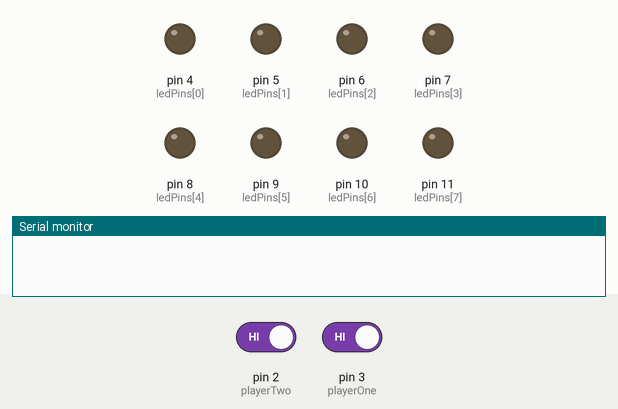
Simulated run of this sketch. Board: Arduino Uno, built with avr-gcc and run on an emulated ATmega328P. Parts: output pins drawn as LEDs (lit = HIGH), the last lines printed to the serial monitor. Inputs (shaded band) come from the test bench; at power-on: pin 2 (playerTwo) HIGH, pin 3 (playerOne) HIGH.

Above: at 1.2 s.
1.3 s: pin 2 (playerTwo) driven LOW
At 2.2 s:
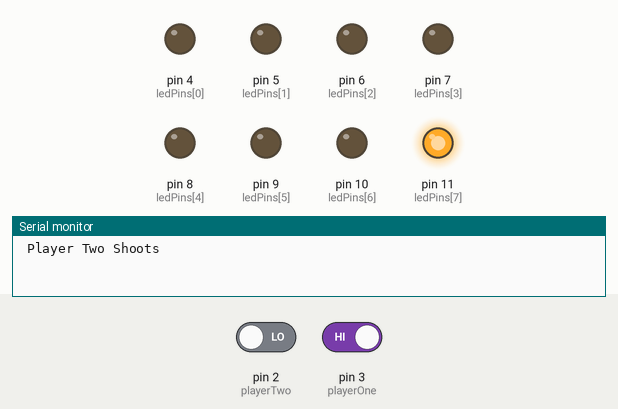
2.8 s: pin 3 (playerOne) driven LOW
At 3.4 s:
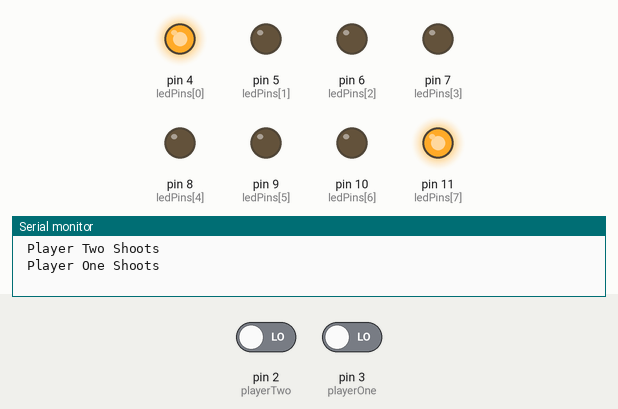
Timing chart, 0 to 16.5 s (numbered marks = the images above; inputs shaded):
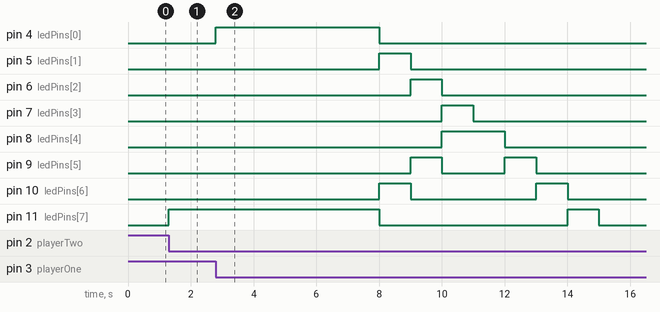

Measured:
- after the input at 1.3 s, pin 11 (ledPins[7]): LOW → HIGH at once
- by itself, pin 10 (ledPins[6]): alternates HIGH for 1.0 s and LOW for 4.0 s

The sketch:

Game_of_Lights.ino
```cpp
#define playerOne 3
#define playerTwo 2
#define runDelay 1000
#define numPins 8
#define debounceDelay 20


const int ledPins[] = {4, 5, 6, 7, 8, 9, 10, 11};
volatile int bullets[] = {0, 0, 0, 0, 0, 0, 0, 0};

bool oneHit = false;
bool twoHit = false;

volatile bool shootOne = false;
volatile bool shootTwo = false;


void setup() {
  // put your setup code here, to run once:

  Serial.begin(9600);

  for(int i = 0; i < numPins; i++)
    pinMode(ledPins[i], OUTPUT);

  pinMode(playerOne, INPUT);
  pinMode(playerOne, INPUT);

  //Diagnostics();// Run this function to diagnose your circuit

  attachInterrupt(digitalPinToInterrupt(playerOne), ShootOne , FALLING);
  attachInterrupt(digitalPinToInterrupt(playerTwo), ShootTwo , FALLING);

}

void loop() {
  // put your main code here, to run repeatedly:
  FirstGameLoop();

}


void FirstGameLoop(){
  while(true){

    for(int i = 0; i < numPins; i++) { // check all pins
      if(bullets[i] == 1){ //Checks if there is a bullet from p1, then move it forwards
        if(i == numPins-1){
          shootOne = false;
          twoHit = true;
          Serial.println("Player Two has been Hit!");
        }
        bullets[i+1] = 1; // moves the bullet left
        bullets[i] = 0;  // clear the prev bullet
      }

      if(bullets[7-i] == 2){ //Checks if there is a bullet from p2, then move it forwards
        if(i == numPins-1){
          shootTwo = false;
          oneHit = true;
          Serial.println("Player One has been Hit!");
        }
        bullets[6-i] = 2; //moves the bullet right
        bullets[7-i] = 0; // clear the prev bullet
      }
      for(int j = 0; j<numPins; j++){
        digitalWrite(ledPins[j], bullets[j]);
      }
      delay(runDelay);
    }
  }
}


void ShootOne(){
  if(!shootOne){
    shootOne = true;
  Serial.println(" Player One Shoots ");
  bullets[0] = 1; //Creates a bullet at starting location
  digitalWrite(ledPins[0], HIGH);
  }
}

void ShootTwo(){
  if(!shootTwo){
   shootTwo = true;
   Serial.println(" Player Two Shoots ");
   bullets[7] = 2; //Creates a bullet at starting location
   digitalWrite(ledPins[7], HIGH);
  }
}

void Diagnostics(){ // A function to see if all leds have been connected correctly
  Serial.println("Running Diagnostics");
  Serial.println("Checking Led Pins");
  for(int i = 0; i<numPins; i++){
    digitalWrite(ledPins[i], HIGH);
    Serial.println("Led ");
    Serial.print(i);
    Serial.print(" should now be HIGH at pin ");
    Serial.print(ledPins[i]);
    delay(1000);
  }
  for(int i = 7; i > -1; i--){
    digitalWrite(ledPins[i], LOW);
    Serial.println("Led ");
    Serial.print(i);
    Serial.print(" should now be LOW at pin ");
    Serial.print(ledPins[i]);
    delay(1000);
  }
  Serial.println(" Diagnostics complete ");
}
```
